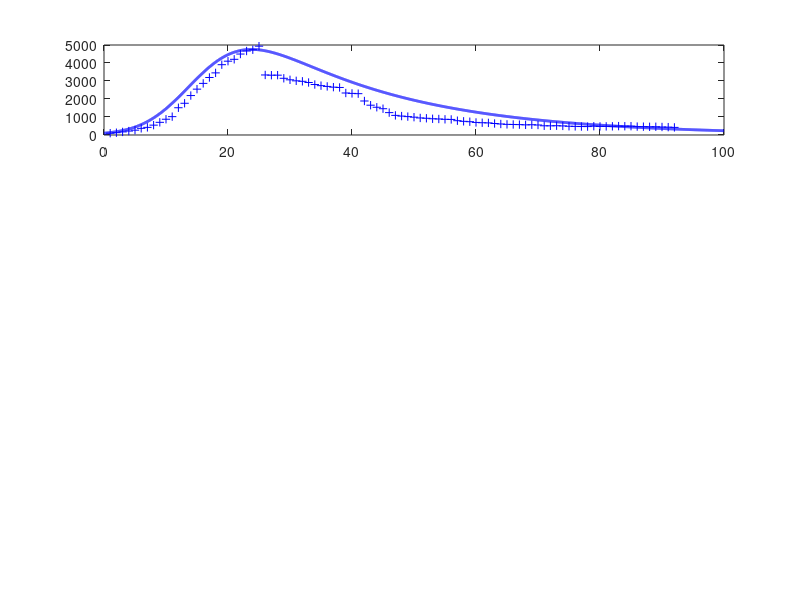

Recreate this plot in MATLAB. (Note: this script raises an error after producing the figure.)
% svr19.m

% Revised:  2020 03 25

% Mathemtatical model for the spread of the covid19 virus
% Model for GLOBAL spread of virus
% Model for CHINA spread of virus: download svr19CHINA.m
% Data from https://www.worldometers.info/coronavirus/
% Date file:  covid19.mat  variable covid19
% Model specified by the variables in the INPUT SECTION of the Script

% DOING PHYSICS WITH MATLAB: 
%   https://d-arora.github.io/Doing-Physics-With-Matlab/
% Documentation
%   http://www.physics.usyd.edu.au/teach_res/mp/doc/sird19E.htm
% Download Scripts
%   http://www.physics.usyd.edu.au/teach_res/mp/mscripts/

% Ian Cooper
% email: matlabvisualphysics@gmail.com
% Matlab 2019b

% Populations: Data d / Model
% Susceptible individuals:  Sd  S
% Active infections (currently infected);  Id  I
% Recovered:  Rd  R
% Dead:  Dd  D

close all
clear
clc

global Imax Rmax Dmax ITmax Smax

load('covid19.mat')

% DATA: variable covid19
% Col 1: World   Id   Currently Infected Cases
% Col 2: World   Rd   Recovered
% Col 3: World   Dd   Deaths

% Data for China with Script svr19CHINA.m
% Col 4: China   Total infected cases
% Col 5: China   Currently Infected Cases
% Col 6: China   Deaths
% Col 7: USA     Total infected cases
% Col 8: USA     Currently infected cases
% Col 9: USA     Deaths
% Col 10: AUST     Total infected cases
% Col 11: AUST     Currently infected cases
% Col 12: AUST     Deaths


% Initialize arrays  **************************************************
  % Model: number of time steps 
  num = 5000;
  I = zeros(num,1);
  N = zeros(num,1);
  D = zeros(num,1);
  R = zeros(num,1);

% INPUTS: Model Parameters ********************************************
% Maximum number of days for model   [200]
  tMax = 100;
% Adjustible model parameters  
  a(1) = 0.35;
  a(2) = 0.042;
  a(3) = 0.985;
  a(4) = 1;
  I(1) = 100;
  S0 = 1e5;
  w  = 11.55;
  t0 = 0;
  
  
% SETUP  ************************************************************** 
% Time [days]
  t = linspace(0,tMax,num)';
  dt = t(2) - t(1);

% Susceptible Population
  S = S0 .* exp(-0.5.*((t-t0)./w).^2);

% Exponential increase
  th = 3.5; k = log(2)/th;
  Iexp = I(1).*exp(k*(t));  
  
  
% DATA: Id Rd Dd / Number of data days for COVID19 ******************** 
  Ndays  = find(covid19 == 0,1) - 1;  
  DayS = 50;
  Idtot  = covid19(DayS:Ndays,10);
  Id     = covid19(DayS:Ndays,11);
  Dd     = covid19(DayS:Ndays,12);
  Ld     = length(Id);

  Rd = Idtot - Id - Dd;
  Idmax = max(Id);
  Rdmax = max(Rd);
  Ddmax = max(Dd);
  ITdmax = max(Idtot);
  
% DATA: Percentages
  pId = 100*Id(end) / Idtot(end);
  pRd = 100*Rd(end) / Idtot(end);
  pDd = 100*Dd(end) / Idtot(end);


% MODEL  **************************************************************  
for n = 1:num-1
  dS = a(1)*(S(n)/S0)*I(n)*dt;
  dN = a(2)*I(n)*dt;
  I(n+1) = I(n) + dS - dN;
  N(n+1) = N(n) + dN;
  R(n+1) = a(3)*N(n+1);
  D(n+1) = N(n+1) - R(n+1);
 % S(n+1) = S(n+1) - dS;%a(4)*dS;
end

  Itot = I + R + D; 
  Imax = max(I);
  ITmax= max(Itot);
  Rmax = max(R);
  Dmax = max(D);
  Smax = max(S);
  
% Percentages: model
  pI = 100*I(end) / Itot(end);
  pR = 100*R(end) / Itot(end);
  pD = 100*D(end) / Itot(end);  
  
 
% GRAPHICS  *********************************************************** 

figure(1)
  set(gcf,'units','normalized');
  set(gcf,'position',[0.02 0.05 0.3 0.75]);
  set(gcf,'color','w');

subplot(4,1,1)  % INFECTIONS
    xP = 1: Ld;
    yP = Id;
    plot(xP,yP,'b+')   

    hold on
    
    xP = t; yP = I;
    plot(xP,yP,'b','linewidth',2)
   
     plotMonths(1)
     
    grid on
    title('Active Infections  I')
    ylabel('I','FontName','Times New Roman')  
    set(gca,'fontsize',12)
    xlim([0 tMax])
    
subplot(4,1,2)   % RECOVERIES
    xP = 1: Ld;
    yP = Rd; 
    plot(xP,yP,'k+')
    hold on
 
    xP = t; yP = R;
    plot(xP,yP,'k','linewidth',2)
    
    plotMonths(2)
    
    grid on

    ylabel('R')
    title('Recoveries  R')
    set(gca,'fontsize',12)
    xlim([0 tMax])
 
 subplot(4,1,3)    % DEATHS
    xP = 1: Ld;
    yP = Dd; 
    plot(xP,yP,'r+')
    hold on
 
    xP = t; yP = D;
    plot(xP,yP,'r','linewidth',2)
    
    plotMonths(3)

    grid on
    ylabel('D')
    title('Deaths  D')
    set(gca,'fontsize',12) 
    xlim([0 tMax])
    
 subplot(4,1,4)   % Total infections
    xP = t(1:2500);
    yP = Iexp(1:2500);
    plot(xP,yP,'r','linewidth',1.2)
     ylim([0 1.2*ITmax])
    hold on
 
    xP = 1: Ld;
    yP = Idtot; 
    plot(xP,yP,'b+')
    hold on
    xP = t; yP = Itot;
    plot(xP,yP,'b','linewidth',2)
    
    plotMonths(4)
    
    grid on
    xlabel('days elapsed')
    ylabel('I_{tot}','FontName','Times New Roman')
    title('Total Infections I_{tot}');
    set(gca,'fontsize',12) 
    xlim([0 tMax])

figure(2)
   set(gcf,'units','normalized');
   set(gcf,'position',[0.60 0.05 0.25 0.25]);
   set(gcf,'color','w');

   plotMonths(5)   

   xP = t; yP = S;
   plot(xP,yP,'k','linewidth',2)
   grid on
   xlabel('days elapsed')
   ylabel('Susceptible population  S') 
      
   txt = sprintf('S_{max} = %3.0e',Smax);
   text(100,11.2e4,txt,'fontsize',12)

    
    
    
figure(7)
   set(gcf,'units','normalized');
   set(gcf,'position',[0.33 0.1 0.25 0.5]);
   set(gcf,'color','w');

   xlim([0 120])
   ylim([-60 250])
   hh = 250; dh = -25;
   
   txt = 'Start date:  22 January 2020';
   Htext = text(0,hh,txt,'fontsize',12);
   set(Htext,'color','k')
   
   hh = hh+dh;
   txt = 'Model Parameters';
   text(0,hh,txt,'fontsize',12)
   
   hh = hh+dh;
   txt = sprintf('I(1) = %3.0f   S_0 = %2.0e   w = %2.2f   t_0 = %2.0f', ...
       I(1),S0,w,t0);
   text(0,hh,txt,'fontsize',12)
   
   hh = hh+dh;
   txt = sprintf('a(1) = %3.3f   a(2) = %2.3f   a(3) = %2.3f   a(4)= %2.3f', ...
       a(1),a(2),a(3),a(4));
   text(0,hh,txt,'fontsize',12)
      
   hh = hh+2*dh; 
   txt = 'DATA';
   text(0,hh,txt,'fontsize',12)
   
    z = datenum([2020 1 22]);
    z = z + Ndays-1;
    z = datetime(z,'ConvertFrom','datenum');
    z.Format = 'dd-MMM-yyyy';
    txt = cellstr(z) ; 
    text(20,hh,txt,'fontsize',12)
    
   hh = hh+dh;
   z1 = Id(end); z2 = Rd(end); z3 = Dd(end); z4 = z1+z2+z3;  
   txt = sprintf('I = %5.0f    R = %5.0f    D = %5.0f    I_{tot} = %5.0f', z1,z2,z3,z4);
   text(6,hh,txt,'fontsize',12)
   
   % Recoveries and Deaths
    pR = 100*Rd(end)/(Rd(end)+Dd(end));
    pD = 100*Dd(end)/(Rd(end)+Dd(end));
    hh = hh+dh;
    txt = sprintf('percent: Active = %2.1f  Recoveries = %2.1f    Deaths = %2.1f   ',pId,pRd,pDd);
    text(2,hh,txt,'fontsize',12)  
   
   hh = hh+2*dh; 
   txt = 'MODEL PREDICTIONS';
   text(0,hh,txt,'fontsize',12)
   
    z = datenum([2020 1 22]);
    z = z + tMax;
    z = datetime(z,'ConvertFrom','datenum');
    z.Format = 'dd-MMM-yyyy';
    txt = cellstr(z) ; 
    text(60,hh,txt,'fontsize',12)
   
   hh = hh+dh;
    z1 = I(end); z2 = R(end); z3 = D(end); z4 = z1+z2+z3;  
    txt = sprintf('I = %5.0f    R = %5.0f    D = %5.0f    I_{tot} = %5.0f', z1,z2,z3,z4);
    text(6,hh,txt,'fontsize',12)

   hh = hh+dh;
    txt = 'Peak';
    text(10,hh,txt,'fontsize',12)
    z = find(I == Imax,1);
    z = t(z) + datenum([2020 1 22]);
    z = datetime(z,'ConvertFrom','datenum');
    z.Format = 'dd-MMM-yyyy';
    txt = cellstr(z) ; 
    text(30,hh,txt,'fontsize',12)
   
    txt = sprintf('I_{peak} = %5.0f',Imax);
    text(70,hh,txt,'fontsize',12)
   
    hh = hh+dh;
    txt = sprintf('percent: Active = %2.1f  Recoveries = %2.1f    Deaths = %2.1f   ',pI,pR,pD);
    text(2,hh,txt,'fontsize',12)   
       

    
    axis off
   
    
    function  pM = plotMonths(z)
     global Imax Rmax Dmax ITmax Smax
     
     % Months
       m1 = [2020 01 22];    % day zero
       m2 = [2020 02  1];    % Feb
       m3 = [2020 03  1];    % Mar
       m4 = [2020 04  1];    % Apr
       m5 = [2020 05  1];    % May
       m6 = [2020 06  1];    % Jun
       m7 = [2020 07  1];    % Jul
       m8 = [2020 08  1];    % Aug
   
      tm(1) = datenum(m1);
      tm(2) = datenum(m2) - tm(1);
      tm(3) = datenum(m3) - tm(1);
      tm(4) = datenum(m4) - tm(1);
      tm(5) = datenum(m5) - tm(1);
      tm(6) = datenum(m6) - tm(1);
      tm(7) = datenum(m7) - tm(1);
      tm(8) = datenum(m8) - tm(1);
   
      if z == 1; yMax = Imax; end
      if z == 2; yMax = Rmax; end
      if z == 3; yMax = Dmax; end
      if z == 4; yMax = ITmax; end
      if z == 5; yMax = Smax; end
      
      for n = 2:8
        plot([tm(n), tm(n)], [0, yMax],'linewidth',1,'color', [0.5 0.5 0.5]);
        hold on
      end
      
      ys = 0.8;
      text(22, ys*yMax,'F')
      text(52, ys*yMax,'M')
      text(82, ys*yMax,'A')
      text(112,ys*yMax,'M')
      text(142,ys*yMax,'J')
      text(172,ys*yMax,'J')
      
   end
   
   